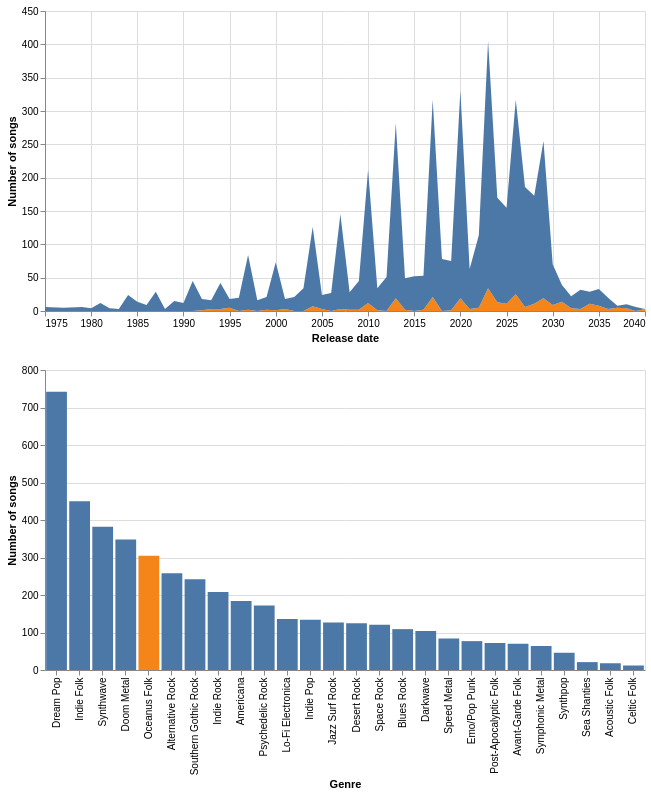

Write notebook code for a chart like this one.
### Code cell
songs_and_albums['of'] = songs_and_albums.genre == 'Oceanus Folk'

select = alt.selection_interval()

timeline = alt.Chart(songs_and_albums).mark_area().encode(
    x=alt.X('release_date:T').title('Release date'),
    y=alt.Y('count()').title('Number of songs'),
    color=alt.Color('of', legend=None),
).add_params(
    select,
).properties(
    width=600,
)

genres = alt.Chart(songs_and_albums).mark_bar().encode(
    y=alt.Y('count()').title('Number of songs'),
    x=alt.Y('genre:N').sort('-y').title('Genre'),
    color='of',
).transform_filter(
    select,
).properties(
    width=600,
)

timeline & genres

### Figure 1 — Vega-Lite specification as saved in the notebook (floating-point values rounded to 4 significant figures; data arrays with more than 128 entries replaced by an {"elided": "..."} marker saying what was removed)
{"config": {"view": {"continuousWidth": 300, "continuousHeight": 300}}, "vconcat": [{"mark": {"type": "area"}, "encoding": {"color": {"field": "of", "legend": null, "type": "nominal"}, "x": {"field": "release_date", "title": "Release date", "type": "temporal"}, "y": {"aggregate": "count", "title": "Number of songs", "type": "quantitative"}}, "name": "view_72925a0c44d3c1af_0", "width": 600}, {"mark": {"type": "bar"}, "encoding": {"color": {"field": "of", "type": "nominal"}, "x": {"field": "genre", "sort": "-y", "title": "Genre", "type": "nominal"}, "y": {"aggregate": "count", "title": "Number of songs", "type": "quantitative"}}, "transform": [{"filter": {"param": "param_54dd647193d9b3b3"}}], "width": 600}], "data": {"name": "data-205c2d34971c7e9d0cdd312998af1cf3"}, "params": [{"name": "param_54dd647193d9b3b3", "select": {"type": "interval"}, "views": ["view_72925a0c44d3c1af_0"]}], "$schema": "https://vega.github.io/schema/vega-lite/v6.1.0.json", "datasets": {"data-205c2d34971c7e9d0cdd312998af1cf3": {"elided": "4611 records"}}}
